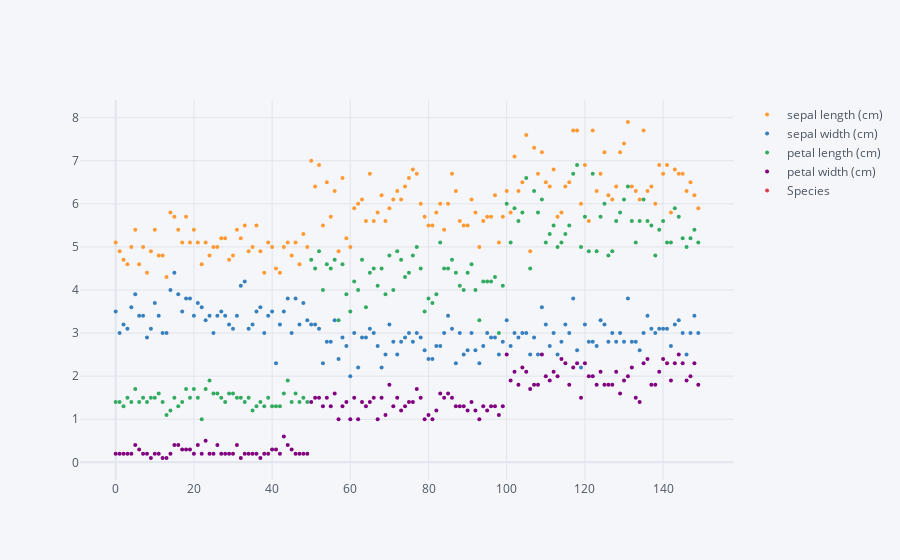

Notebook code cell kept with this figure:
### Code cell
df.iplot(kind = 'scatter', mode = 'markers', size = 4)
# dots in line chart

### Figure 1 — Plotly figure (JSON) as saved in the notebook; plotly's stock layout.template omitted (floating-point values rounded to 4 significant figures; data arrays with more than 128 entries replaced by an {"elided": "..."} marker saying what was removed)
{"data": [{"line": {"color": "rgba(255, 153, 51, 1.0)", "dash": "solid", "shape": "linear", "width": 1.3}, "marker": {"size": 4, "symbol": "circle"}, "mode": "markers", "name": "sepal length (cm)", "text": "", "type": "scatter", "x": {"elided": "150 int values"}, "y": {"elided": "150 float values"}}, {"line": {"color": "rgba(55, 128, 191, 1.0)", "dash": "solid", "shape": "linear", "width": 1.3}, "marker": {"size": 4, "symbol": "circle"}, "mode": "markers", "name": "sepal width (cm)", "text": "", "type": "scatter", "x": {"elided": "150 int values"}, "y": {"elided": "150 float values"}}, {"line": {"color": "rgba(50, 171, 96, 1.0)", "dash": "solid", "shape": "linear", "width": 1.3}, "marker": {"size": 4, "symbol": "circle"}, "mode": "markers", "name": "petal length (cm)", "text": "", "type": "scatter", "x": {"elided": "150 int values"}, "y": {"elided": "150 float values"}}, {"line": {"color": "rgba(128, 0, 128, 1.0)", "dash": "solid", "shape": "linear", "width": 1.3}, "marker": {"size": 4, "symbol": "circle"}, "mode": "markers", "name": "petal width (cm)", "text": "", "type": "scatter", "x": {"elided": "150 int values"}, "y": {"elided": "150 float values"}}, {"line": {"color": "rgba(219, 64, 82, 1.0)", "dash": "solid", "shape": "linear", "width": 1.3}, "marker": {"size": 4, "symbol": "circle"}, "mode": "markers", "name": "Species", "text": "", "type": "scatter", "x": {"elided": "150 int values"}, "y": {"elided": "150 str values"}}], "layout": {"legend": {"bgcolor": "#F5F6F9", "font": {"color": "#4D5663"}}, "paper_bgcolor": "#F5F6F9", "plot_bgcolor": "#F5F6F9", "title": {"font": {"color": "#4D5663"}}, "xaxis": {"gridcolor": "#E1E5ED", "showgrid": true, "tickfont": {"color": "#4D5663"}, "title": {"font": {"color": "#4D5663"}, "text": ""}, "zerolinecolor": "#E1E5ED"}, "yaxis": {"gridcolor": "#E1E5ED", "showgrid": true, "tickfont": {"color": "#4D5663"}, "title": {"font": {"color": "#4D5663"}, "text": ""}, "zerolinecolor": "#E1E5ED"}}}
